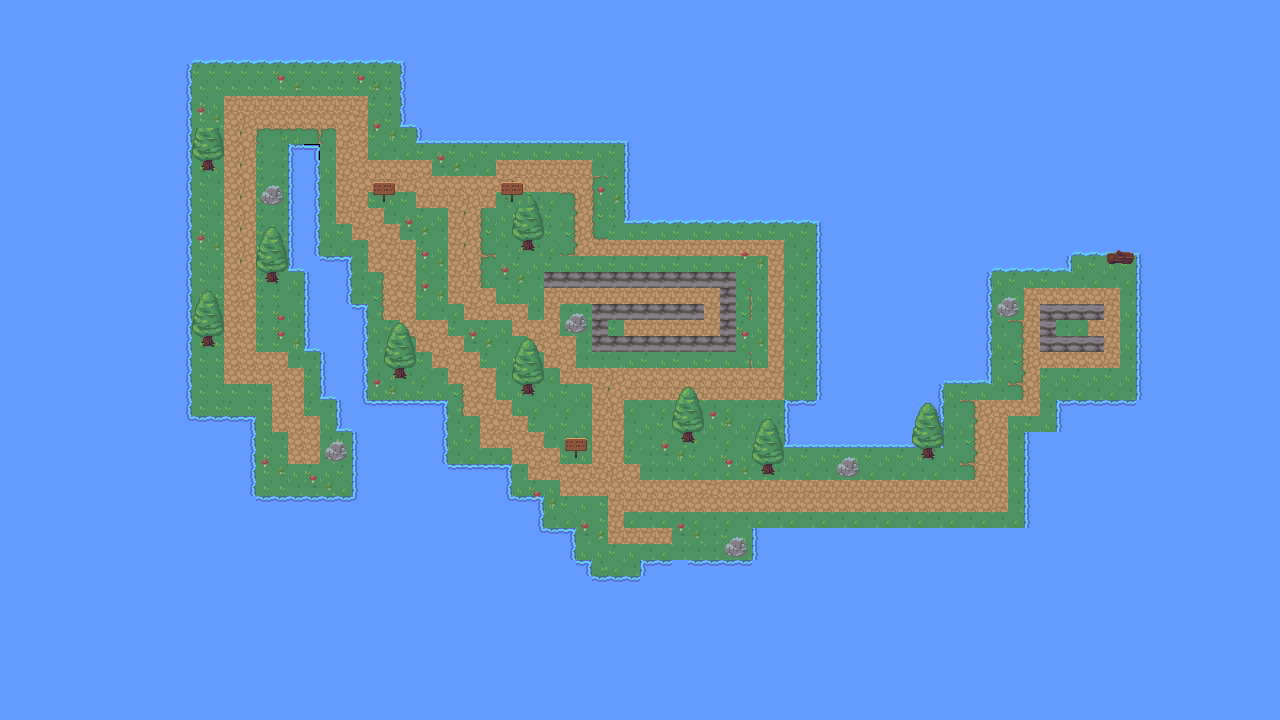

A level layout from a 2D game, rendered from its tile map. Below: a short description, then the map file with tile-grid data replaced by summaries:
An orthogonal 80x45 tile map with 16x16 px tiles, 4 tile layers (bakground, water, path, decoration) and 59 objects (55x collision, player, collsion).

<map version="1.10" tiledversion="1.10.1" orientation="orthogonal" renderorder="right-down" width="80" height="45" tilewidth="16" tileheight="16" infinite="0" nextlayerid="9" nextobjectid="81">
 <tileset firstgid="1" source="nature.tsx" />
 <layer id="1" name="bakground" width="80" height="45">
  <data>[3600 cells, 1938 non-empty, 28 distinct tile ids]</data>
 </layer>
 <layer id="5" name="water" width="80" height="45">
  <data>[3600 cells, 1826 non-empty, 13 distinct tile ids]</data>
 </layer>
 <layer id="6" name="path" width="80" height="45">
  <data>[3600 cells, 493 non-empty, 25 distinct tile ids]</data>
 </layer>
 <layer id="8" name="decoration" width="80" height="45">
  <data>[3600 cells, 205 non-empty, 24 distinct tile ids]</data>
 </layer>
 <objectgroup id="7" name="spot">
  <object id="1" name="player" x="311" y="454">
   <point />
  </object>
  <object id="16" name="collision" type="collision" x="544" y="271.5" width="192" height="17" />
  <object id="17" name="collision" type="collision" x="720" y="289.5" width="15.5" height="63" />
  <object id="18" name="collision" type="collision" x="592" y="337" width="128.5" height="15" />
  <object id="19" name="collision" type="collision" x="592.5" y="304.5" width="15" height="31" />
  <object id="20" name="collision" type="collision" x="608" y="304" width="96.5" height="15.5" />
  <object id="21" name="collision" type="collision" x="240.667" y="417.333" width="14" height="79.3333" />
  <object id="22" type="collision" x="255.333" y="496" width="96" height="13.3333" />
  <object id="23" name="collision" type="collision" x="337.333" y="400" width="15.3333" height="31.3333" />
  <object id="24" name="collision" type="collision" x="320" y="353.333" width="16" height="44.6667" />
  <object id="25" name="collision" type="collision" x="303.333" y="272" width="16.6667" height="80" />
  <object id="26" name="collision" type="collision" x="288.667" y="144.667" width="30.6667" height="127.333" />
  <object id="27" name="collision" type="collision" x="318.667" y="255.333" width="31.3333" height="51.3333" />
  <object id="28" name="collision" type="collision" x="351.333" y="302.667" width="16" height="100" />
  <object id="29" name="collision" type="collision" x="368" y="399.333" width="78.6667" height="66.6667" />
  <object id="30" name="collision" type="collision" x="446" y="464" width="64" height="31.3333" />
  <object id="35" name="collision" type="collision" x="511.333" y="495.333" width="30.6667" height="32" />
  <object id="36" name="collision" type="collision" x="544.667" y="529.333" width="30" height="32" />
  <object id="37" name="collision" type="collision" x="576" y="560" width="15.3333" height="18" />
  <object id="38" name="collision" type="collision" x="640.667" y="560.667" width="112.667" height="14" />
  <object id="39" name="collision" type="collision" x="752.667" y="528.667" width="273.333" height="29.3333" />
  <object id="40" name="collision" type="collision" x="1025.33" y="432" width="30" height="95.3333" />
  <object id="41" name="collision" type="collision" x="1056" y="402" width="80.6667" height="30" />
  <object id="42" name="collision" type="collsion" x="1136.67" y="256" width="15.3333" height="145.333" />
  <object id="43" name="collision" type="collision" x="1072.67" y="240.667" width="62" height="15.3333" />
  <object id="44" name="collision" type="collision" x="992" y="256.667" width="80" height="16.6667" />
  <object id="45" name="collision" type="collision" x="938" y="272.667" width="53.3333" height="110.667" />
  <object id="46" name="collision" type="collision" x="817.333" y="225.333" width="125.333" height="220.667" />
  <object id="47" name="collision" type="collision" x="784.667" y="402.667" width="32" height="43.3333" />
  <object id="48" name="collision" type="collision" x="624" y="144.667" width="192.667" height="80" />
  <object id="49" x="493.333" y="42.6667" width="223.333" height="63.3333" />
  <object id="50" name="collision" type="collision" x="416.667" y="128.667" width="208" height="16" />
  <object id="51" name="collision" type="collision" x="399.333" y="64.6667" width="16" height="62.6667" />
  <object id="52" name="collision" type="collision" x="190.667" y="48.6667" width="208.667" height="17.3333" />
  <object id="53" name="collision" type="collision" x="176.667" y="48.6667" width="16.6667" height="370" />
  <object id="54" name="collision" type="collision" x="194" y="415.333" width="46.6667" height="16" />
  <object id="56" name="collision" x="1040.67" y="304.667" width="63" height="15.3333" />
  <object id="57" name="collision" x="1040.67" y="320.333" width="14.3333" height="29.6667" />
  <object id="58" name="collision" x="1055.67" y="337.333" width="47" height="13.3333" />
  <object id="60" name="collision" x="353.25" y="432.75" width="14" height="63.25" />
  <object id="61" name="collision" x="330" y="444.667" width="12" height="16.6667" />
  <object id="62" name="collision" x="204" y="336.667" width="8" height="12" />
  <object id="63" name="collision" x="267.333" y="274.667" width="10" height="9.33333" />
  <object id="64" name="collision" x="266" y="191.333" width="12.6667" height="13.3333" />
  <object id="65" name="collision" x="204.333" y="163" width="9.33333" height="7.66667" />
  <object id="66" name="collision" x="377.667" y="197.667" width="12.3333" height="8.33333" />
  <object id="67" name="collision" x="504" y="196.667" width="14.6667" height="10" />
  <object id="68" name="collision" x="518.667" y="240" width="18" height="13.3333" />
  <object id="69" name="collision" x="391.333" y="369.333" width="16.6667" height="10.6667" />
  <object id="70" name="collision" x="518" y="384.667" width="19.3333" height="12" />
  <object id="71" name="collision" x="569.333" y="452.667" width="13.3333" height="5.33333" />
  <object id="73" name="collision" x="678.5" y="434" width="19.5" height="11" />
  <object id="74" name="collision" x="757" y="466.5" width="21.5" height="9" />
  <object id="75" name="collision" x="725.5" y="544.5" width="19.5" height="13" />
  <object id="76" name="collision" x="837" y="464" width="20" height="13" />
  <object id="77" name="collision" x="919.5" y="450.5" width="16.5" height="9" />
  <object id="78" name="collision" x="999" y="305" width="18" height="13" />
  <object id="79" name="collision" x="566.5" y="320" width="19" height="12.5" />
  <object id="80" x="244" y="470" width="12.5" height="2.5" />
 </objectgroup>
</map>
